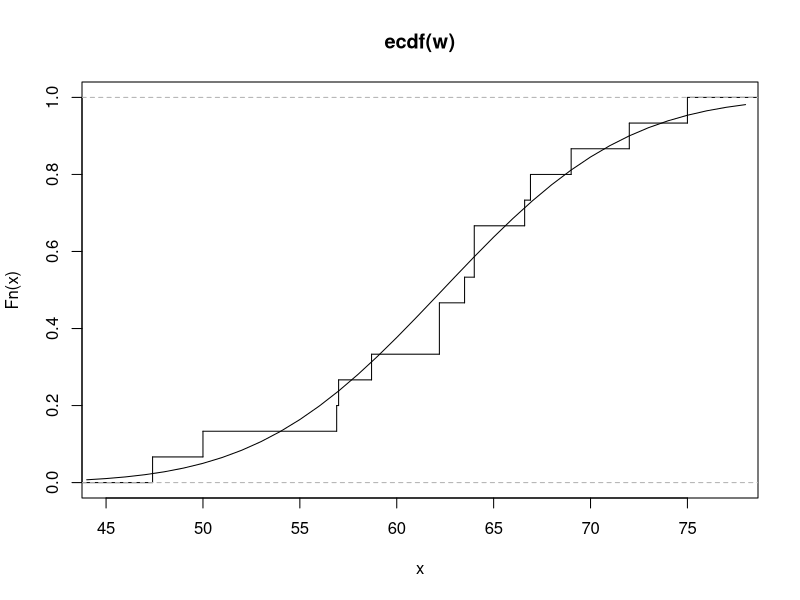

Reproduce this figure in R.
# Example 3.4 Page 159 in PDF version
w <- c(75.0, 64.0, 47.4, 66.9, 62.2, 62.2, 58.7, 63.5,
       66.6, 64.0, 57.0, 69.0, 56.9, 50.0, 72.0)
plot(ecdf(w), # 经验分布函数
     verticals = TRUE, # 画竖线
     do.p = FALSE) # 不画点处记号
x<-44:78
lines(x, pnorm(x, mean(w), sd(w))) # 正态分布曲线